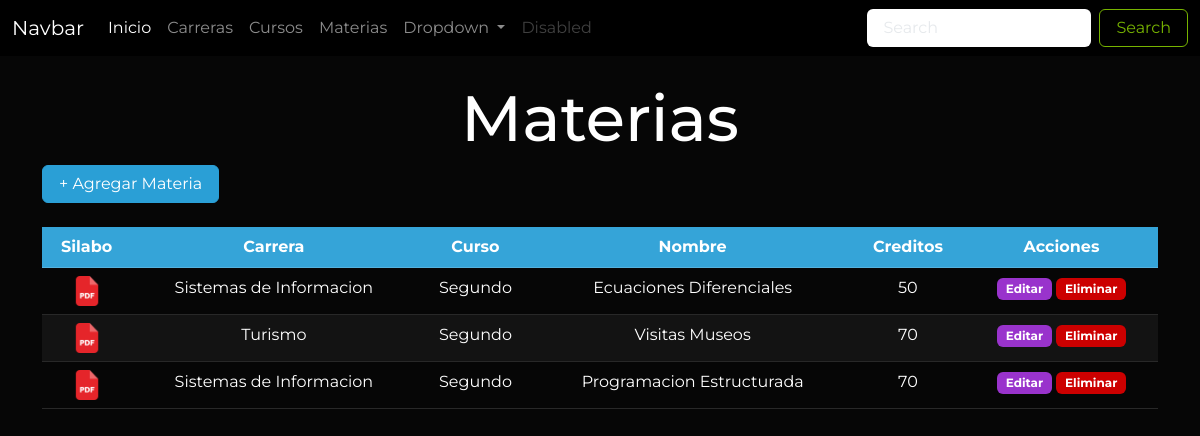
Screenshot of /materias/ with the database file from the repository.
### Aplicaciones/Educacion/models.py (models this page shows, shortened)
class Materia(models.Model):
    id_mat=models.AutoField(primary_key=True)
    nombre_mat=models.CharField(max_length=50)
    creditos_mat=models.IntegerField()
    silabo_mat=models.FileField(upload_to='silabos', null=True)
    fk_id_cur=models.ForeignKey(Curso, on_delete=models.PROTECT)

class Curso(models.Model):
    id_cur=models.AutoField(primary_key=True)
    nivel_cur=models.CharField(max_length=50)
    aula_cur=models.IntegerField()
    fk_id_car=models.ForeignKey(Carrera, on_delete=models.PROTECT)

class Carrera(models.Model):
    id_car=models.AutoField(primary_key=True)
    nombre_car=models.CharField(max_length=50)
    fecha_creacion_car=models.DateField()
    telefono_car=models.CharField(max_length=10)
    logo_car=models.FileField(upload_to='carreras', null=True)

### Aplicaciones/Educacion/views/materia_views.py (the view)
# urls.py: path('materias/', materia_views.materias, name="materias"),
def materias(request):
    cursosDbb = Curso.objects.all()
    materiasDbb = Materia.objects.all()
    return render(request, 'materias/materias.html', {
        "cursos": cursosDbb,
        "materias": materiasDbb
    })

### Aplicaciones/Educacion/templates/materias/materias.html (shortened to what this page needs)
{% extends 'plantilla.html' %} {% load static %}  {% block contenido %}
<div class="container">
  <h1 class="text-center mt-4">Materias</h1>
  <button
    type="button"
    class="btn btn-primary mb-4"
    data-bs-toggle="modal"
    data-bs-target="#exampleModal"
  >
    + Agregar Materia
  </button>
  {% if materias %}
  <div class="table-responsive mb-4">
    <table class="table table-hover table-striped text-center" id="tabla">
      <thead class="table-primary">
        <tr>
          <th>Silabo</th>
          <th>Carrera</th>
          <th>Curso</th>
          <th>Nombre</th>
          <th>Creditos</th>
          <th>Acciones</th>
        </tr>
      </thead>
      <tbody>
        {% for materia in materias %}
        <tr>
          <td>
            {% if materia.silabo_mat %}
            <div>
              <a href="{{materia.silabo_mat.url}}" target="_blank">
                <img src="{% static 'img/pdf.png' %}" alt="silabo" width="30" />
              </a>
            </div>
            {% else %}
            <p>N/A</p>
            {% endif %}
          </td>
          <td>{{materia.fk_id_cur.fk_id_car.nombre_car}}</td>
          <td>{{materia.fk_id_cur.nivel_cur}}</td>
          <td>{{materia.nombre_mat}}</td>
          <td>{{materia.creditos_mat}}</td>
          <td>
            <a
              href="{% url 'editar_materia' materia.id_mat %}"
              class="btn badge bg-info"
              >Editar</a
            >
            <a
              href="javascript:void(0)"
              onclick="eliminarFila('/eliminar_materia/{{materia.id_mat}}', 'Materia')"
              class="btn badge bg-danger"
              >Eliminar</a
            >
          </td>
        </tr>
        {% endfor %}
      </tbody>
    </table>
  </div>
  {% else %}
  <div class="alert alert-warning mt-4 text-center">
    No hay registros de materias
  </div>
  {% endif %}
</div>
{% endblock contenido %}

### universidad/static/css/styles.css (style rules this page uses)
body { font-family: "Montserrat", sans-serif !important; font-optical-sizing: auto; font-style: normal; }

### rows the page displays
Materia: fk_id_cur.fk_id_car.nombre_car "Sistemas de Informacion", fk_id_cur.nivel_cur "Segundo", nombre_mat "Ecuaciones Diferenciales", creditos_mat "50"
Materia: fk_id_cur.fk_id_car.nombre_car "Turismo", fk_id_cur.nivel_cur "Segundo", nombre_mat "Visitas Museos", creditos_mat "70"
Materia: fk_id_cur.fk_id_car.nombre_car "Sistemas de Informacion", fk_id_cur.nivel_cur "Segundo", nombre_mat "Programacion Estructurada", creditos_mat "70"
